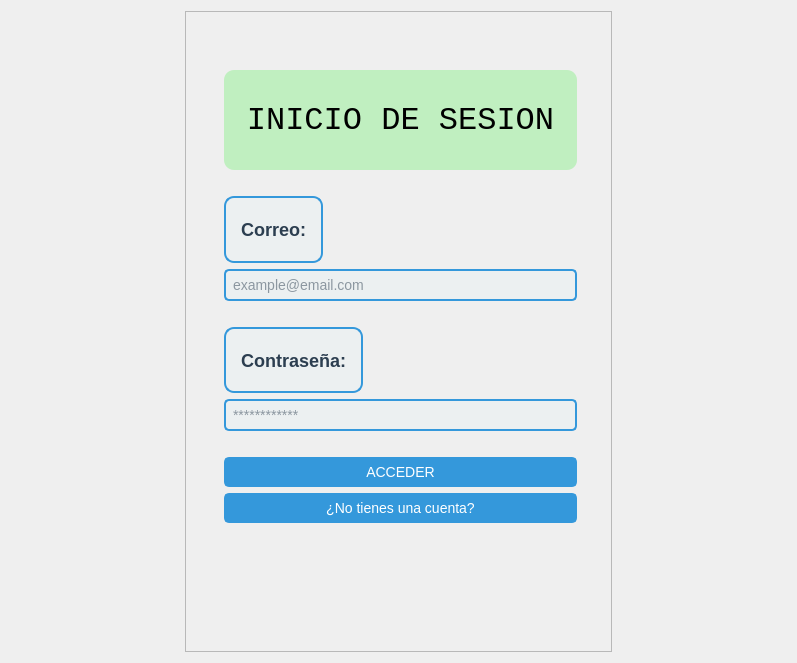
<?xml version="1.0" encoding="UTF-8"?>
<ui version="4.0">
 <class>Form</class>
 <widget class="QWidget" name="Form">
  <property name="geometry">
   <rect>
    <x>0</x>
    <y>0</y>
    <width>811</width>
    <height>0</height>
   </rect>
  </property>
  <property name="windowTitle">
   <string>Form</string>
  </property>
  <layout class="QGridLayout" name="gridLayout">
   <item row="0" column="1">
    <spacer name="verticalSpacer">
     <property name="orientation">
      <enum>Qt::Vertical</enum>
     </property>
     <property name="sizeHint" stdset="0">
      <size>
       <width>20</width>
       <height>0</height>
      </size>
     </property>
    </spacer>
   </item>
   <item row="1" column="0">
    <spacer name="horizontalSpacer_2">
     <property name="orientation">
      <enum>Qt::Horizontal</enum>
     </property>
     <property name="sizeHint" stdset="0">
      <size>
       <width>174</width>
       <height>20</height>
      </size>
     </property>
    </spacer>
   </item>
   <item row="1" column="1" rowspan="2">
    <widget class="QFrame" name="frame">
     <property name="minimumSize">
      <size>
       <width>427</width>
       <height>641</height>
      </size>
     </property>
     <property name="sizeIncrement">
      <size>
       <width>0</width>
       <height>0</height>
      </size>
     </property>
     <property name="frameShape">
      <enum>QFrame::StyledPanel</enum>
     </property>
     <property name="frameShadow">
      <enum>QFrame::Raised</enum>
     </property>
     <widget class="QLabel" name="label">
      <property name="geometry">
       <rect>
        <x>0</x>
        <y>0</y>
        <width>441</width>
        <height>541</height>
       </rect>
      </property>
      <property name="text">
       <string>&lt;html&gt;&lt;head/&gt;&lt;body&gt;&lt;p&gt;&lt;img src=&quot;:/fondos/fondoInisioSesion.jpg&quot;/&gt;&lt;/p&gt;&lt;/body&gt;&lt;/html&gt;</string>
      </property>
     </widget>
     <widget class="QFrame" name="frame_2">
      <property name="geometry">
       <rect>
        <x>30</x>
        <y>50</y>
        <width>371</width>
        <height>471</height>
       </rect>
      </property>
      <property name="styleSheet">
       <string notr="true">QFrame{
background-color: rgba(255, 225, 225,0);
border-radius: 5px;
}
QLineEdit {
    border: 2px solid #3498db; /* Borde */
    border-radius: 5px; /* Radio de borde */
    padding: 5px; /* Espaciado interno */
    font-size: 14px; /* Tamaño de fuente */
    font-family: Arial, sans-serif; /* Fuente */
    color: #2c3e50; /* Color del texto */
    background-color: #ecf0f1; /* Color de fondo */
}

/* Estilo para QPushButton */
QPushButton {
    border: 2px solid #3498db; /* Borde */
    border-radius: 5px; /* Radio de borde */
    padding: 5px 10px; /* Espaciado interno */
    font-size: 14px; /* Tamaño de fuente */
    font-family: Arial, sans-serif; /* Fuente */
    color: #ffffff; /* Color del texto */
    background-color: #3498db; /* Color de fondo */
}

/* Estilo para QPushButton cuando se presiona */
QPushButton:pressed {
    background-color: #2980b9; /* Cambio de color al presionar */
}

/* Estilo para QPushButton cuando el cursor está encima */
QPushButton:hover {
    background-color: #2980b9; /* Cambio de color al pasar el cursor */
    border: 2px solid #2980b9; /* Cambio de borde al pasar el cursor */
}</string>
      </property>
      <property name="frameShape">
       <enum>QFrame::StyledPanel</enum>
      </property>
      <property name="frameShadow">
       <enum>QFrame::Raised</enum>
      </property>
      <layout class="QGridLayout" name="gridLayout_2">
       <item row="8" column="0">
        <spacer name="verticalSpacer_6">
         <property name="orientation">
          <enum>Qt::Vertical</enum>
         </property>
         <property name="sizeType">
          <enum>QSizePolicy::Fixed</enum>
         </property>
         <property name="sizeHint" stdset="0">
          <size>
           <width>20</width>
           <height>20</height>
          </size>
         </property>
        </spacer>
       </item>
       <item row="4" column="0">
        <widget class="QLineEdit" name="Correo_3">
         <property name="inputMask">
          <string/>
         </property>
         <property name="placeholderText">
          <string>example@email.com</string>
         </property>
        </widget>
       </item>
       <item row="5" column="0">
        <spacer name="verticalSpacer_5">
         <property name="orientation">
          <enum>Qt::Vertical</enum>
         </property>
         <property name="sizeType">
          <enum>QSizePolicy::Fixed</enum>
         </property>
         <property name="sizeHint" stdset="0">
          <size>
           <width>20</width>
           <height>20</height>
          </size>
         </property>
        </spacer>
       </item>
       <item row="2" column="0">
        <layout class="QHBoxLayout" name="horizontalLayout_4">
         <item>
          <widget class="QLabel" name="label_correo_3">
           <property name="minimumSize">
            <size>
             <width>0</width>
             <height>0</height>
            </size>
           </property>
           <property name="maximumSize">
            <size>
             <width>100</width>
             <height>16777215</height>
            </size>
           </property>
           <property name="font">
            <font>
             <family>Arial</family>
             <pointsize>-1</pointsize>
             <bold>true</bold>
            </font>
           </property>
           <property name="layoutDirection">
            <enum>Qt::RightToLeft</enum>
           </property>
           <property name="styleSheet">
            <string notr="true">color: #2c3e50; /* Color del texto */
    font-size: 18px; /* Tamaño de fuente */
    font-weight: bold; /* Negrita */
    font-family: Arial, sans-serif; /* Fuente */
    background-color: #ecf0f1; /* Color de fondo */
    border: 2px solid #3498db; /* Borde */
    border-radius: 10px; /* Radio de borde */
    padding: 5px 10px; /* Espaciado interno */</string>
           </property>
           <property name="text">
            <string>Correo:</string>
           </property>
           <property name="alignment">
            <set>Qt::AlignRight|Qt::AlignTrailing|Qt::AlignVCenter</set>
           </property>
          </widget>
         </item>
         <item>
          <spacer name="horizontalSpacer_5">
           <property name="orientation">
            <enum>Qt::Horizontal</enum>
           </property>
           <property name="sizeHint" stdset="0">
            <size>
             <width>40</width>
             <height>20</height>
            </size>
           </property>
          </spacer>
         </item>
         <item>
          <spacer name="horizontalSpacer_6">
           <property name="orientation">
            <enum>Qt::Horizontal</enum>
           </property>
           <property name="sizeHint" stdset="0">
            <size>
             <width>40</width>
             <height>20</height>
            </size>
           </property>
          </spacer>
         </item>
        </layout>
       </item>
       <item row="10" column="0">
        <widget class="QPushButton" name="Registrarse_2">
         <property name="styleSheet">
          <string notr="true">QPushButton#Registrarse {
    border: none; /* Sin borde */
    padding: 5px 10px; /* Espaciado interno */
    font-size: 14px; /* Tamaño de fuente */
    font-family: Arial, sans-serif; /* Fuente */
    ; /* Color del texto */
	color: #3498db;
    background-color: transparent; /* Fondo transparente */
}

/* Estilo para el botón cuando el cursor está encima */
QPushButton#Registrarse:hover {
     /* Cambio de color de letra al pasar el cursor */
	color: rgb(0, 255, 255);
}

/* Estilo para el botón cuando se presiona */
QPushButton#Registrarse:pressed {
    color: #2c3e50; /* Cambio de color de letra al presionar */
}</string>
         </property>
         <property name="text">
          <string>¿No tienes una cuenta?</string>
         </property>
        </widget>
       </item>
       <item row="9" column="0">
        <widget class="QPushButton" name="acceder_3">
         <property name="text">
          <string>ACCEDER</string>
         </property>
        </widget>
       </item>
       <item row="6" column="0">
        <layout class="QHBoxLayout" name="horizontalLayout_3">
         <item>
          <widget class="QLabel" name="label_password_3">
           <property name="styleSheet">
            <string notr="true">color: #2c3e50; /* Color del texto */
    font-size: 18px; /* Tamaño de fuente */
    font-weight: bold; /* Negrita */
    font-family: Arial, sans-serif; /* Fuente */
    background-color: #ecf0f1; /* Color de fondo */
    border: 2px solid #3498db; /* Borde */
    border-radius: 10px; /* Radio de borde */
    padding: 5px 10px; /* Espaciado interno */</string>
           </property>
           <property name="text">
            <string>Contraseña:</string>
           </property>
           <property name="alignment">
            <set>Qt::AlignRight|Qt::AlignTrailing|Qt::AlignVCenter</set>
           </property>
          </widget>
         </item>
         <item>
          <spacer name="horizontalSpacer_4">
           <property name="orientation">
            <enum>Qt::Horizontal</enum>
           </property>
           <property name="sizeHint" stdset="0">
            <size>
             <width>40</width>
             <height>20</height>
            </size>
           </property>
          </spacer>
         </item>
        </layout>
       </item>
       <item row="7" column="0">
        <widget class="QLineEdit" name="password_3">
         <property name="echoMode">
          <enum>QLineEdit::Password</enum>
         </property>
         <property name="placeholderText">
          <string>************</string>
         </property>
        </widget>
       </item>
       <item row="0" column="0">
        <widget class="QLabel" name="label_titulo_3">
         <property name="minimumSize">
          <size>
           <width>300</width>
           <height>100</height>
          </size>
         </property>
         <property name="maximumSize">
          <size>
           <width>500</width>
           <height>600</height>
          </size>
         </property>
         <property name="font">
          <font>
           <family>Lucida Console</family>
           <pointsize>24</pointsize>
           <italic>false</italic>
          </font>
         </property>
         <property name="styleSheet">
          <string notr="true">	color: #000; /* Color del texto */
    padding: 10px; /* Padding */
    border-radius: 10px; /* Bordes redondeados */
background-color: rgba(144, 238, 144, 0.5);
border-color: rgb(170, 170, 255);</string>
         </property>
         <property name="text">
          <string>INICIO DE SESION</string>
         </property>
         <property name="alignment">
          <set>Qt::AlignCenter</set>
         </property>
        </widget>
       </item>
       <item row="1" column="0">
        <spacer name="verticalSpacer_4">
         <property name="orientation">
          <enum>Qt::Vertical</enum>
         </property>
         <property name="sizeType">
          <enum>QSizePolicy::Fixed</enum>
         </property>
         <property name="sizeHint" stdset="0">
          <size>
           <width>20</width>
           <height>20</height>
          </size>
         </property>
        </spacer>
       </item>
      </layout>
     </widget>
    </widget>
   </item>
   <item row="2" column="2">
    <spacer name="horizontalSpacer">
     <property name="orientation">
      <enum>Qt::Horizontal</enum>
     </property>
     <property name="sizeHint" stdset="0">
      <size>
       <width>174</width>
       <height>20</height>
      </size>
     </property>
    </spacer>
   </item>
  </layout>
 </widget>
 <resources>
  <include location="../imgs/Recursos.qrc"/>
 </resources>
 <connections/>
</ui>
